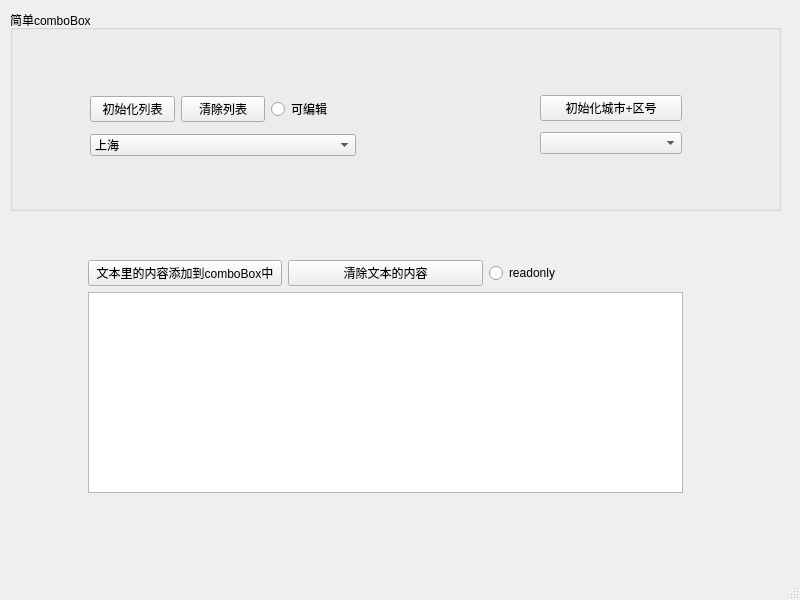
<?xml version="1.0" encoding="UTF-8"?>
<ui version="4.0">
 <class>MainWindow</class>
 <widget class="QMainWindow" name="MainWindow">
  <property name="geometry">
   <rect>
    <x>0</x>
    <y>0</y>
    <width>800</width>
    <height>600</height>
   </rect>
  </property>
  <property name="windowTitle">
   <string>MainWindow</string>
  </property>
  <widget class="QWidget" name="centralwidget">
   <widget class="QGroupBox" name="groupBox">
    <property name="geometry">
     <rect>
      <x>10</x>
      <y>10</y>
      <width>771</width>
      <height>201</height>
     </rect>
    </property>
    <property name="title">
     <string>简单comboBox</string>
    </property>
    <widget class="QWidget" name="">
     <property name="geometry">
      <rect>
       <x>80</x>
       <y>80</y>
       <width>266</width>
       <height>72</height>
      </rect>
     </property>
     <layout class="QVBoxLayout" name="verticalLayout">
      <item>
       <layout class="QHBoxLayout" name="horizontalLayout">
        <item>
         <widget class="QPushButton" name="pushButton">
          <property name="text">
           <string>初始化列表</string>
          </property>
         </widget>
        </item>
        <item>
         <widget class="QPushButton" name="pushButton_2">
          <property name="text">
           <string>清除列表</string>
          </property>
         </widget>
        </item>
        <item>
         <widget class="QRadioButton" name="radioButton">
          <property name="text">
           <string>可编辑</string>
          </property>
         </widget>
        </item>
       </layout>
      </item>
      <item>
       <widget class="QComboBox" name="comboBox">
        <item>
         <property name="text">
          <string>上海</string>
         </property>
        </item>
        <item>
         <property name="text">
          <string>北京</string>
         </property>
        </item>
        <item>
         <property name="text">
          <string>山西</string>
         </property>
        </item>
        <item>
         <property name="text">
          <string>河南</string>
         </property>
        </item>
       </widget>
      </item>
     </layout>
    </widget>
    <widget class="QWidget" name="">
     <property name="geometry">
      <rect>
       <x>530</x>
       <y>80</y>
       <width>142</width>
       <height>70</height>
      </rect>
     </property>
     <layout class="QVBoxLayout" name="verticalLayout_2">
      <item>
       <widget class="QPushButton" name="pushButton_3">
        <property name="text">
         <string>初始化城市+区号</string>
        </property>
       </widget>
      </item>
      <item>
       <widget class="QComboBox" name="comboBox_2"/>
      </item>
     </layout>
    </widget>
   </widget>
   <widget class="QWidget" name="">
    <property name="geometry">
     <rect>
      <x>80</x>
      <y>260</y>
      <width>611</width>
      <height>233</height>
     </rect>
    </property>
    <layout class="QVBoxLayout" name="verticalLayout_3">
     <property name="sizeConstraint">
      <enum>QLayout::SetMaximumSize</enum>
     </property>
     <property name="leftMargin">
      <number>8</number>
     </property>
     <property name="rightMargin">
      <number>8</number>
     </property>
     <item>
      <layout class="QHBoxLayout" name="horizontalLayout_2">
       <item>
        <widget class="QPushButton" name="pushButton_4">
         <property name="text">
          <string>文本里的内容添加到comboBox中</string>
         </property>
        </widget>
       </item>
       <item>
        <widget class="QPushButton" name="pushButton_5">
         <property name="text">
          <string>清除文本的内容</string>
         </property>
        </widget>
       </item>
       <item>
        <widget class="QRadioButton" name="radioButton_2">
         <property name="text">
          <string>readonly</string>
         </property>
        </widget>
       </item>
      </layout>
     </item>
     <item>
      <widget class="QPlainTextEdit" name="plainTextEdit"/>
     </item>
    </layout>
   </widget>
  </widget>
  <widget class="QMenuBar" name="menubar">
   <property name="geometry">
    <rect>
     <x>0</x>
     <y>0</y>
     <width>800</width>
     <height>28</height>
    </rect>
   </property>
  </widget>
  <widget class="QStatusBar" name="statusbar"/>
 </widget>
 <resources/>
 <connections/>
</ui>
